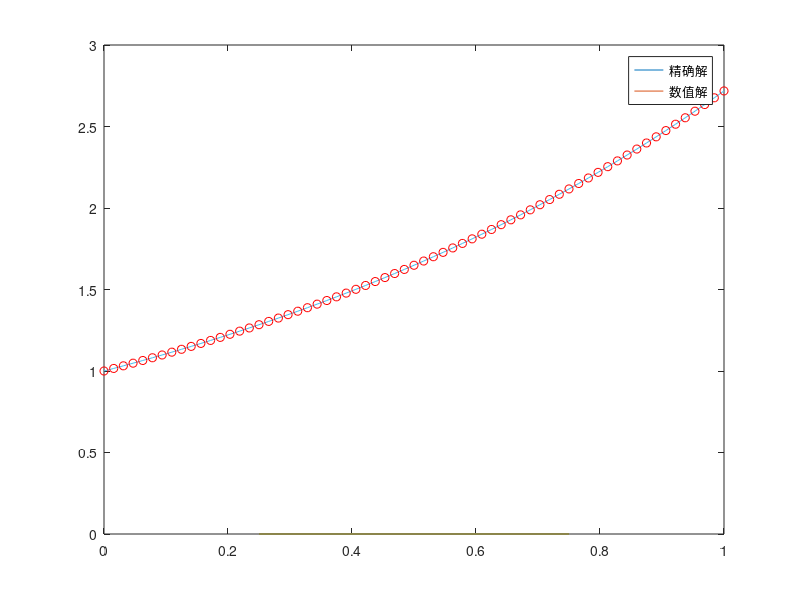

Here is the MATLAB script that generated this plot:
clc,clear
%导数边值问题格式求解
format long e
%%function 精确解u(x)=e^x;q(x)=1+sin(x),f(x)=e^xsin(x)
a=0;b=1;alp=0;beta=3*exp(1);
for j=0:4
    m=4*2^j;h=(b-a)/m;
    d(1)=h*alp;dia(1)=1+h*1+h^2*(1+sin(a))/2;
    g(1)=d(1)/dia(1);w(1)=-1/dia(1);
    d(m+1)=h*beta+(h^2*sin(b)*exp(b))/2;dia(m+1)=1+h*2+h^2*(1+sin(b))/2;
    for i=2:m
        x(i-1)=a+(i-1)*h;
        d(i)=h^2*exp(x(i-1))*sin(x(i-1));
        dia(i)=2+(1+sin(x(i-1)))*h^2;
        g(i)=(d(i)+g(i-1))/(dia(i)+w(i-1));
        w(i)=-1/(dia(i)+w(i-1));
    end
    g(m+1)=(d(m+1)+g(m))/(dia(m+1)+w(m));
    u(m+1)=g(m+1);uq(m+1)=exp(b);
    for i=m:-1:1
        u(i)=g(i)-w(i)*u(i+1);
        uq(i)=exp(a+(i-1)*h);
    end
    for k=1:3
        un(j+1,k)=u(k*2^j+1);
        uqn(j+1,k)=uq(k*2^j+1);
    end
end
A=abs(un-uqn);
for i=1:5
    einf(i)=max(A(i,:));
    plot(1/4:1/4:3/4,A(i,:))
    hold on
end
plot(0:h:1,uq)
hold on
plot(0:h:1,u,'or')
legend('精确解','数值解')